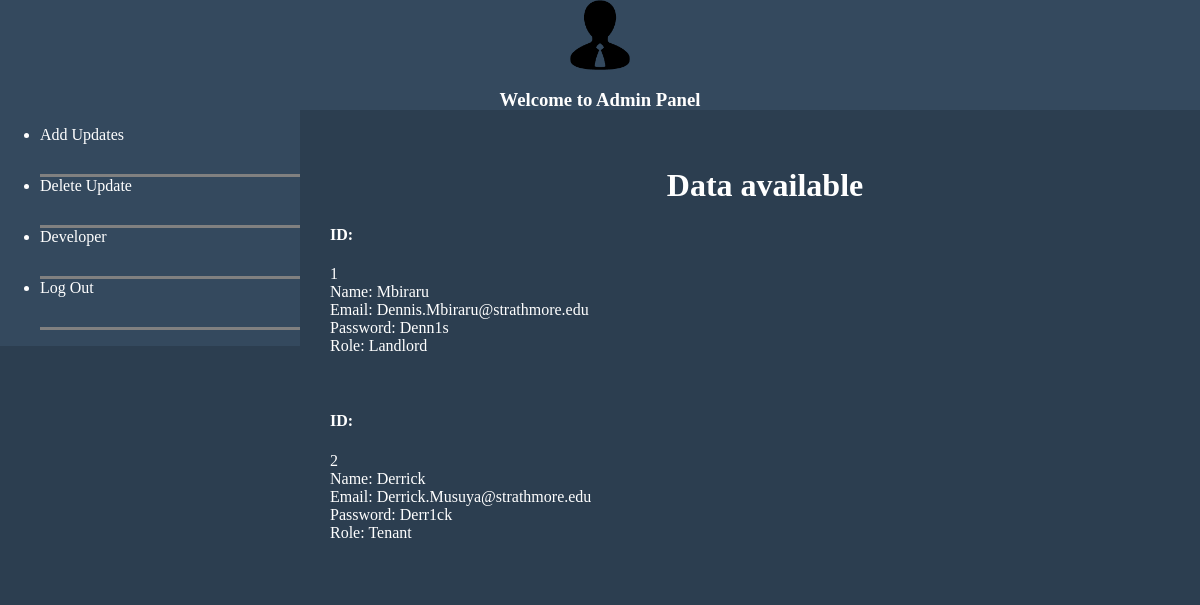
The app's page /admin/admin_panel.php with its own data.
### tables this page shows
CREATE TABLE `tenants` (
  `id` int(11) NOT NULL,
  `name` varchar(50) NOT NULL,
  `email` varchar(50) NOT NULL,
  `pass` varchar(50) NOT NULL,
  `role` varchar(40) NOT NULL
);

### admin/admin_panel.php (the view, shortened to what this page needs)
<html>
<head>
<link rel="stylesheet" type="text/css" href="styles/style_admin.css">
</head>
<body>
<div id="header">
<center><img src="admin_icon.png">
<h3> Welcome to Admin Panel</h3></center>
</div>
<div id="sidemenu">
 <ul>
    <li><a href="add.php" target="_blank"> Add Updates </a></li>
	<li><a href="delete.php" target="_blank"> Delete Update </a></li>
	<li><a href="developer.php" target="_blank"> Developer </a></li>
	<li><a href="login.php" target="_blank"> Log Out </a></li>
 </ul>
</div>
<div id="data">
<br><br>
<center><h1>Data available</h1></center>
<?php
	$sql = "SELECT * FROM tenants";
	$result = mysqli_query($conn, $sql);
if (mysqli_num_rows($result) > 0) {
    while($row = mysqli_fetch_assoc($result)) {
    echo "<h4>ID: </h4>" . $row["id"]. "<br>" . "  Name: " . $row["name"].  " <br> " .  "Email: " . $row["email"] .  "<br>" . "Password: " . $row["pass"]. " <br> " .  "Role: " . $row["role"] ."<br><br><br>";
	 }
} else {
    echo "<h3><center>No user data found!<center></h3>";
}
?>
</div>
</body>
</html>

### admin/styles/style_admin.css (style rules this page uses)
body { background: #2c3e50; margin: 0px; border: 0px; }
#header { width: auto; height: 110px; background: #34495e; color: white; }
#sidemenu { float: left; width: 300px; background: #34495e; color: white; }
#data { width: auto; background:#2c3e50; color: white; padding-left:330px; }
li { padding-bottom: 30px; border-bottom: 3px solid grey; }
a { text-decoration:none; color:white; }
img { width: 70px; height: 70px; }

### records on screen
tenants: id "1", name "Mbiraru", email "Dennis.Mbiraru@strathmore.edu", pass "Denn1s", role "Landlord"
tenants: id "2", name "Derrick", email "Derrick.Musuya@strathmore.edu", pass "Derr1ck", role "Tenant"
